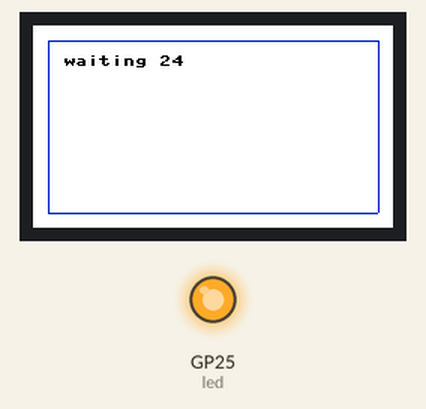
This program was run on a simulated Raspberry Pi Pico running MicroPython. Shown: 240×135 colour display, output pins drawn as LEDs (lit = HIGH). WiFi joins after 1.5 s; pins used as bus, display or sensor lines are not drawn; what the program prints to the serial console is not drawn.

Above: at 0.2 s.
At 2.3 s:
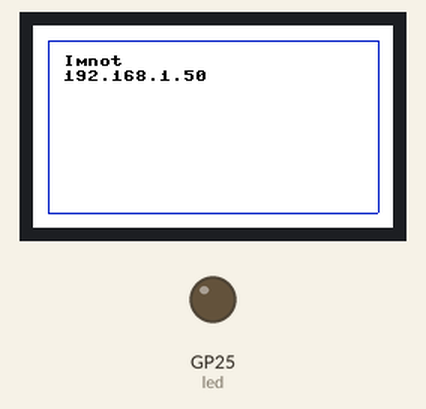
Timing chart, 0 to 3.8 s (numbered marks = the images above):
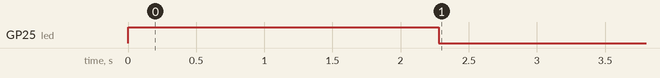

The program:

pico-picture.py
```python
from machine import Pin,SPI,PWM
import framebuf
import time
from time import sleep
import network
import socket
from rp2 import country

BL = 13
DC = 8
RST = 12
MOSI = 11
SCK = 10
CS = 9

class LCD_1inch14(framebuf.FrameBuffer):
    def __init__(self):
        self.done = False
        self.BLduty = 32768
        self.pwm = PWM(Pin(BL))
        self.pwm.freq(1000)
        self.pwm.duty_u16(self.BLduty) #max 65535

        self.width = 240
        self.height = 135

        self.cs = Pin(CS,Pin.OUT)
        self.rst = Pin(RST,Pin.OUT)

        self.cs(1)
        self.spi = SPI(1)
        self.spi = SPI(1,1000_000)
        self.spi = SPI(1,10000_000,polarity=0, phase=0,sck=Pin(SCK),mosi=Pin(MOSI),miso=None)
        self.dc = Pin(DC,Pin.OUT)
        self.dc(1)
        self.buffer = bytearray(self.height * self.width * 2)
        super().__init__(self.buffer, self.width, self.height, framebuf.RGB565)
        self.init_display()

        self.red   =   0x07E0  # 0x00E0 looks similar
        self.green =   0x001F  # 0x0007 looks similar
        self.blue  =   0xF800  # 0x3800 looks similar
        self.white =   0xFFFF
        self.black  =  0x0000
        self.orange =  0x07ED

    def handleBacklight( self, request ):
        if len(request) > 21:
            if 6 == request.find('/backlight'):
                self.BLduty = int(request[16:21])
                if ( self.BLduty < 0 ):
                    self.BLduty = 0
                if ( self.BLduty > 65535 ):
                    self.BLduty = 65535
                self.pwm.duty_u16(self.BLduty)

    def handleGet( self, request, cl ):
        if ( 6 == request.find('/favicon.ico') ):
            cl.send('HTTP/1.0 200 OK\r\nContent-type: image/x-icon\r\nContent-length: 0\r\n\r\n')
            cl.close()
        else:
            handleBacklight( self, request )
            if 6 == request.find('/exit'):
                self.done = True

            html = """<!DOCTYPE html>
            <html> <head> <title>pico-picture</title> </head>
                <body> <h1>pico-picture</h1>
                    Do an http PUT with a body of 240x135 565 RGB values
                    to put that image on the display.<br/>
                    The <a href="https://github.com/MangoCats/pico-picture">Picture Poster</a>
                    application demonstrates how.
                    <hr/>{}
                </body>
            </html>
            """
            cl.send('HTTP/1.0 200 OK\r\nContent-type: text/html\r\n\r\n')
            cl.send( html.format( request ) )
            cl.close()

            self.text( request[2:28], 20, 50, LCD.black )
            self.show()

# def handleGet()

    def handlePut( self, request, cl ):
        print(request)
        handleBacklight( self, request )
        msg = "PUT " + str( len(request) )
        self.text( msg, 20, 50, LCD.black )
        self.show()
        body = cl.read(64800)

        # Direct buffer copy - much faster than pixel-by-pixel loop
        # Client sends RGB565 data in same format as framebuffer
        if len(body) == 64800:
            self.buffer[:] = body

        self.show()

        cl.send('HTTP/1.0 200 OK\r\nContent-type: text/html\r\nContent-length: 0\r\n\r\n')
        cl.close()

# def handleGet()

    def write_cmd(self, cmd):
        self.cs(1)
        self.dc(0)
        self.cs(0)
        self.spi.write(bytearray([cmd]))
        self.cs(1)

    def write_data(self, buf):
        self.cs(1)
        self.dc(1)
        self.cs(0)
        self.spi.write(bytearray([buf]))
        self.cs(1)

    def init_display(self):
        """Initialize dispaly"""
        self.rst(1)
        self.rst(0)
        self.rst(1)

        self.write_cmd(0x36)
        self.write_data(0x70)

        self.write_cmd(0x3A)
        self.write_data(0x05)

        self.write_cmd(0xB2)
        self.write_data(0x0C)
        self.write_data(0x0C)
        self.write_data(0x00)
        self.write_data(0x33)
        self.write_data(0x33)

        self.write_cmd(0xB7)
        self.write_data(0x35)

        self.write_cmd(0xBB)
        self.write_data(0x19)

        self.write_cmd(0xC0)
        self.write_data(0x2C)

        self.write_cmd(0xC2)
        self.write_data(0x01)

        self.write_cmd(0xC3)
        self.write_data(0x12)

        self.write_cmd(0xC4)
        self.write_data(0x20)

        self.write_cmd(0xC6)
        self.write_data(0x0F)

        self.write_cmd(0xD0)
        self.write_data(0xA4)
        self.write_data(0xA1)

        self.write_cmd(0xE0)
        self.write_data(0xD0)
        self.write_data(0x04)
        self.write_data(0x0D)
        self.write_data(0x11)
        self.write_data(0x13)
        self.write_data(0x2B)
        self.write_data(0x3F)
        self.write_data(0x54)
        self.write_data(0x4C)
        self.write_data(0x18)
        self.write_data(0x0D)
        self.write_data(0x0B)
        self.write_data(0x1F)
        self.write_data(0x23)

        self.write_cmd(0xE1)
        self.write_data(0xD0)
        self.write_data(0x04)
        self.write_data(0x0C)
        self.write_data(0x11)
        self.write_data(0x13)
        self.write_data(0x2C)
        self.write_data(0x3F)
        self.write_data(0x44)
        self.write_data(0x51)
        self.write_data(0x2F)
        self.write_data(0x1F)
        self.write_data(0x1F)
        self.write_data(0x20)
        self.write_data(0x23)

        self.write_cmd(0x21)

        self.write_cmd(0x11)

        self.write_cmd(0x29)

    def show(self):
        self.write_cmd(0x2A)
        self.write_data(0x00)
        self.write_data(0x28)
        self.write_data(0x01)
        self.write_data(0x17)

        self.write_cmd(0x2B)
        self.write_data(0x00)
        self.write_data(0x35)
        self.write_data(0x00)
        self.write_data(0xBB)

        self.write_cmd(0x2C)

        self.cs(1)
        self.dc(1)
        self.cs(0)
        self.spi.write(self.buffer)
        self.cs(1)

if __name__=='__main__':

# Select the onboard LED
    led = machine.Pin("LED", machine.Pin.OUT)
    led.value(1) # LED stays on until WiFi is connected
# Set country code, opens legal WiFi channels
    country('US')

    LCD = LCD_1inch14()

#color BRG
    LCD.fill(LCD.white)

    LCD.show()

    LCD.hline( 10, 10,220,LCD.blue)
    LCD.hline( 10,125,220,LCD.blue)
    LCD.vline( 10, 10,115,LCD.blue)
    LCD.vline(230, 10,115,LCD.blue)

    LCD.show()
    keyA = Pin(15,Pin.IN,Pin.PULL_UP)
    keyB = Pin(17,Pin.IN,Pin.PULL_UP)

    key2 = Pin( 2,Pin.IN,Pin.PULL_UP) #上
    key3 = Pin( 3,Pin.IN,Pin.PULL_UP) #中
    key4 = Pin(16,Pin.IN,Pin.PULL_UP) #左
    key5 = Pin(18,Pin.IN,Pin.PULL_UP) #下
    key6 = Pin(20,Pin.IN,Pin.PULL_UP) #右

    ssid     = 'Imnot'
    password = 'telling'

    print("WiFi connection starting")

    wlan = network.WLAN(network.STA_IF)
    wlan.active(True)
    wlan.connect( ssid, password )

# Wait for connect or fail
    max_wait = 25
    while max_wait > 0:
      if wlan.status() < 0 or wlan.status() >= 3:
        break
      max_wait -= 1
      msg = 'waiting ' + str(max_wait)
      LCD.fill_rect( 19, 19, 211, 10, LCD.white )
      LCD.text( msg, 20, 20, LCD.black )
      LCD.show()
      sleep(1)

# Handle connection error
    if wlan.status() != 3:
      raise RuntimeError('network connection failed')
    else:
      status = wlan.ifconfig()
      LCD.fill_rect( 19, 19, 211, 10, LCD.white )
      LCD.text( wlan.config('essid'),20,20,LCD.black )
      LCD.text( status[0]           ,20,30,LCD.black )
      LCD.show()
      led.value(0)

# Open socket
    addr = socket.getaddrinfo('0.0.0.0', 80)[0][-1]

    s = socket.socket()
    s.setsockopt(socket.SOL_SOCKET, socket.SO_REUSEADDR, 1)
    s.bind(addr)
    s.listen(1)

    print('listening on', addr)

    LCD.done = False
    while LCD.done == False:
        try:
            cl, addr = s.accept()
            request = str( cl.recv(2048) )

            # Erase text lines 3 & 4
            LCD.fill_rect( 19, 39, 211, 20, LCD.white )
            LCD.text( ' '.join(map(str, addr)), 20, 40, LCD.black )

            if (key3.value() == 0):
                LCD.text( "Exit by Button Press", 20, 55, LCD.black )
                LCD.done = True
            elif len(request) > 5:
                if ( request[2:5] == "GET" ):
                    LCD.handleGet( request, cl )
                elif ( request[2:5] == "PUT" ):
                    LCD.handlePut( request, cl )

            cl.close()

        except OSError as e:
            cl.close()
            print('connection closed')

    # while !done
    print("DONE")
    s.close()
    LCD.fill_rect( 12, 19, 217, 20, LCD.blue )
    LCD.show()
```
